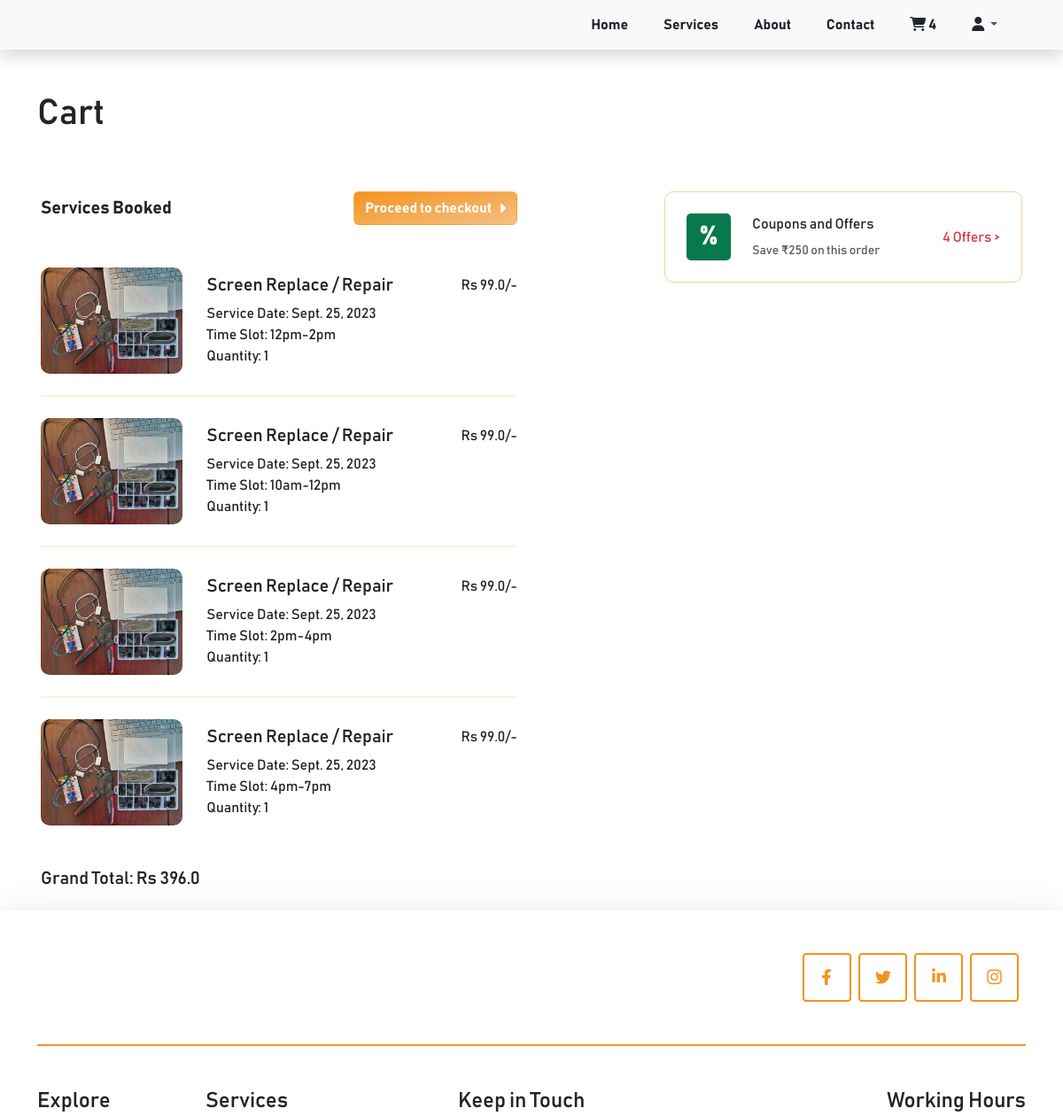
Page /cart/ (signed in, upper part) on the earlier database version.
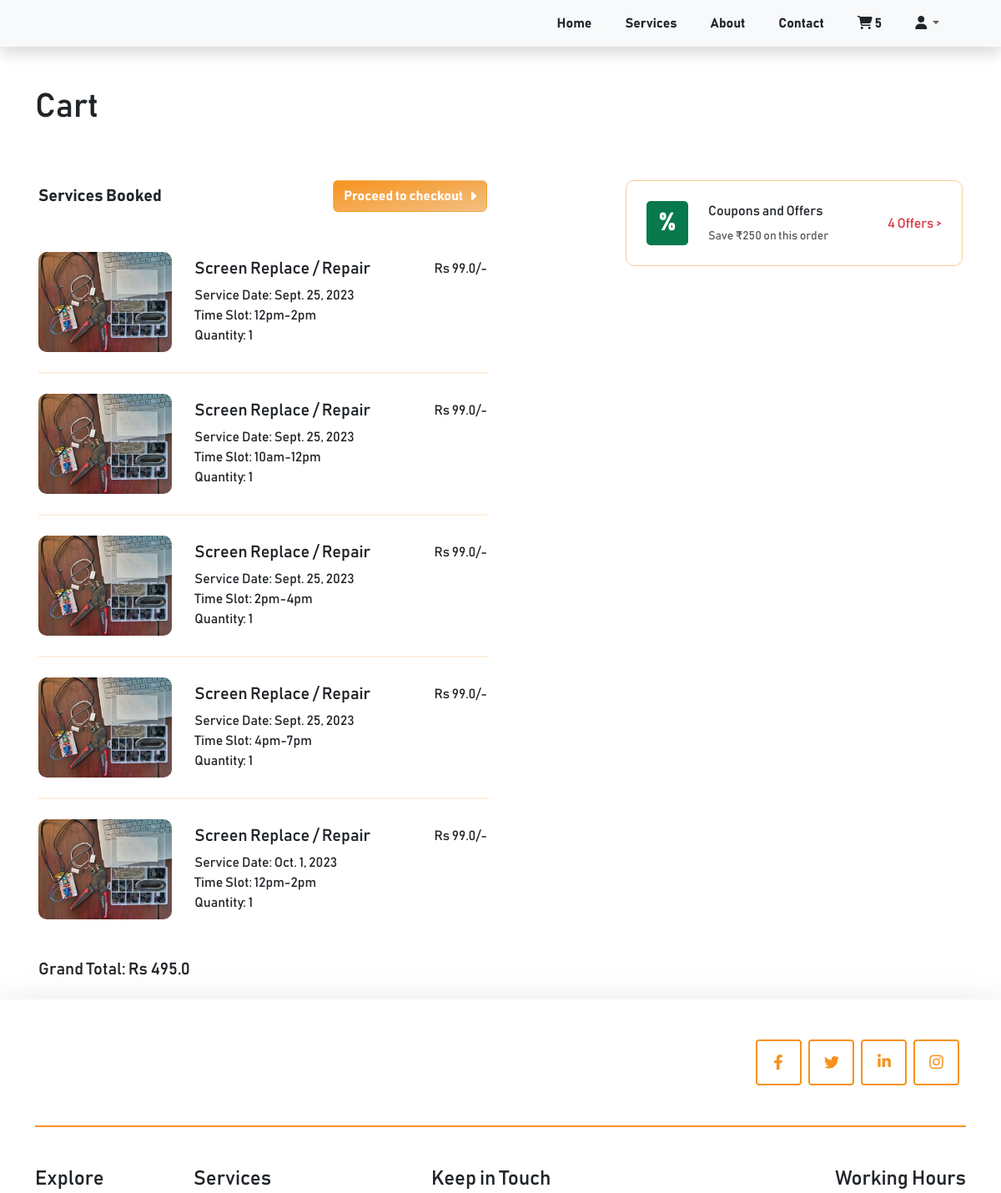
Same page on the later database version.
### cart/models.py (models this page shows, shortened)
class Cart(models.Model):
    class Meta:
        verbose_name_plural = 'Cart'
    user = models.ForeignKey(Profile, on_delete=models.CASCADE, null=True, blank=True)
    session_id = models.CharField(max_length=100, null=True, blank=True)
    cart_cost = models.FloatField(default=0.0)
    created_at = models.DateTimeField(auto_now_add=True)
    updated_at = models.DateTimeField(auto_now=True)
    @property
    def num_of_items(self):
        cartitems = self.cartitems.all()
        quantity =  sum([item.quantity for item in cartitems])
        return quantity

class CartItem(models.Model):
    class Meta:
        verbose_name_plural = 'Cart Items'
    TIME_SLOTS = (
        ("10am-12pm", "10am-12pm"),
        ("12pm-2pm", "12pm-2pm"),
        ("2pm-4pm", "2pm-4pm"),
        ("4pm-7pm", "4pm-7pm"),
    )
    sub_service = models.ForeignKey(SubServices, on_delete=models.CASCADE)
    cart = models.ForeignKey(Cart, on_delete=models.CASCADE, related_name="cartitems")
    quantity = models.IntegerField(default=0)
    start_date = models.DateField(null=True)
    time_slot = models.CharField(max_length=20, choices=TIME_SLOTS, default=1)

### clickfix/models.py (models this page shows, shortened)
class SubServices(models.Model):
    class Meta:
        verbose_name_plural = 'Sub Services'
    service = models.ForeignKey(Services, on_delete=models.CASCADE)
    sub_service_name = models.CharField(max_length=255)
    sub_service_card_image = models.ImageField(upload_to='service_cards', help_text='Small card image on left')
    sub_service_main_image = models.ImageField(upload_to='service_cards', help_text='Big card image on Right, which we scroll')
    sub_service_price = models.FloatField(default=0)
    price_details = RichTextField(blank=True, null=True)
    description = models.TextField()
    created_at = models.DateTimeField(auto_now_add=True)
    updated_at = models.DateTimeField(auto_now=True)

### cart/views.py (the view)
# urls.py: path('', views.cart, name='cart'),
def cart(request):
    cart = None
    cart_items = []
    try:
        if request.user.is_authenticated:
            cart = Cart.objects.get(user=request.user)
        else:
            cart = Cart.objects.get(session_id=request.session['nonuser'])
        cart_items = cart.cartitems.all()
    except:
        cart = {'num_of_items': 0}
    data = {
        'cart': cart,
        'cart_items': cart_items,
    }
    return render(request, 'cart.html', data)

### templates/cart.html (shortened to what this page needs)
{% extends 'base.html' %}
{% load static %}
{% block content %}
    {% include 'includes/navbar.html' %}
    <div class="container mt-5" id="cart">
        <h1 class="mb-5">Cart</h1>
        <div class="row">
            <div class="col-md-6 col-sm-12  p-3">
                <div class="d-flex justify-content-between align-items-center">
                    <span class="blockquote fw-bold mb-4">Services Booked</span>
                    {% if cart_items %}
                    <a href="{% url 'clickfix:checkout' %}" class="btn btn_color fw-bold mb-4 d-flex align-items-center">Proceed to checkout <i class="fa-solid fa-caret-right ms-2"></i></a>
                    {% endif %}
                </div>
                {% for item in cart_items %}
                <div class="row my-4">
                    <div class="col-4">
                        <img class="img-fluid cart_img mr-3" src="{{ item.sub_service.sub_service_main_image.url }}" alt="">
                    </div>
                    <div class="col-8">
                        <div class="d-flex flex-column justify-content-center h-100">
                            <div class="">
                                <div class="d-flex justify-content-between w-100">
                                    <h5>{{ item.sub_service.sub_service_name }} </h5>
                                    <div>Rs {{ item.sub_service.sub_service_price }}/-</div>
                                </div>
                                <div>Service Date: {{ item.start_date }}</div>
                                <div>Time Slot: {{ item.time_slot }}</div>
                                <div>Quantity: {{ item.quantity }}</div>
                            </div>
                        </div>
                    </div>
                </div>
                {% if not forloop.last %}
                <div class="my-3" style="border: 1px solid #f6911e25;"></div>
                {% endif %}
                {% empty %}
                <h3 class="text-muted">Nothing in Cart!</h3>
                {% endfor %}
                {% if cart_items %}
                <h5 class="mt-5">Grand Total: Rs {{ cart.cart_cost }}</h5>
                {% endif %}
            </div>
            <div class="col-md-6 col-sm-12 p-3 coupon_section">
                <div style="">
                    <div class="d-flex justify-content-between align-items-center p-4" style="border: 1px solid #f6911e75; border-radius: 10px;">
                        <div class="d-flex">
                            <div class="d-flex justify-content-center align-items-center text-white coupon_img">
                                <span>%</span>
                            </div>
                            <div class="d-flex flex-column ms-4">
                                <div class="mb-2">Coupons and Offers</div>
                                <small class="text-muted">Save ₹250 on this order</small>
                            </div>
                        </div>
                        <a href="" class="text-danger text-decoration-none" data-bs-toggle="modal" data-bs-target="#couponModal">4 Offers > </a>
                    </div>
                </div>
            </div>
        </div>
    </div>
    {% include 'includes/footer.html' %}
{% endblock %}

### templates/includes/navbar.html (shortened to what this page needs)
{% load static %}
    <nav class="navbar navbar-expand-lg navbar-light bg-light shadow">
        <div class="container">
          <div class="collapse navbar-collapse" id="navbarSupportedContent">
            <ul class="navbar-nav ms-auto">
                <li class="nav-item"><a class="nav-link text-dark fw-bold me-4" aria-current="page" href="{% url 'clickfix:home' %}">Home</a></li>
                <li class="nav-item"><a class="nav-link text-dark fw-bold me-4" href="{% url 'clickfix:home' %}#services">Services</a></li>
                <li class="nav-item"><a class="nav-link text-dark fw-bold me-4" href="{% url 'clickfix:home' %}#about">About</a></li>
                <li class="nav-item"><a class="nav-link text-dark fw-bold me-4" href="{% url 'clickfix:home' %}#contact_form">Contact</a></li>
                <li class="nav-item"><a class="nav-link text-dark fw-bold me-4" href="{% url 'cart:cart' %}"><i class="fa-solid fa-cart-shopping"></i> <span id="num_of_items">{{cart.num_of_items}}</span></a></li>
                <li class="nav-item dropdown me-4 pull-right">
                  <a class="nav-link dropdown-toggle" href="#" id="navbarDropdown" role="button" data-bs-toggle="dropdown" aria-expanded="false">
                    <i class="fa-solid fa-user text-dark"></i>
                  </a>
                </li>
            </ul>
          </div>
        </div>
      </nav>

Differences in the rows shown:
changed Cart: num_of_items "4" → "5"; cart_cost "396.0" → "495.0"
added CartItem: sub_service.sub_service_main_image (picture), sub_service.sub_service_name "Screen Replace / Repair", sub_service.sub_service_price "99.0", start_date "Oct. 1, 2023", time_slot "12pm-2pm", quantity "1"
